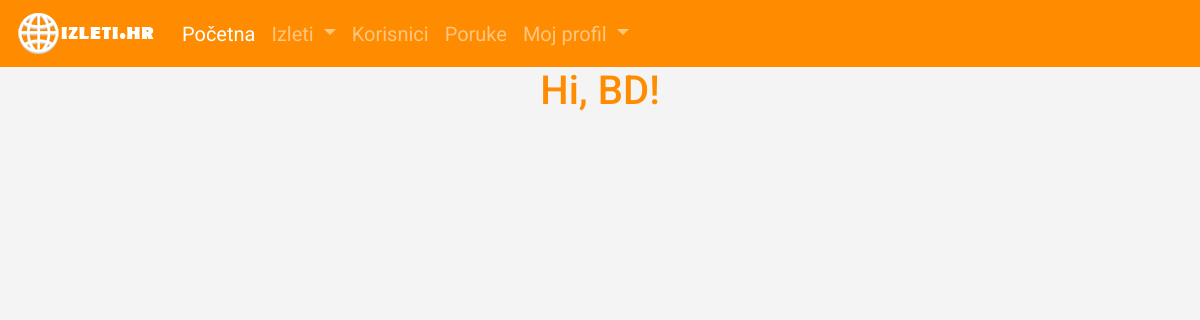
Page /prijatelji (signed in) on the earlier database version.
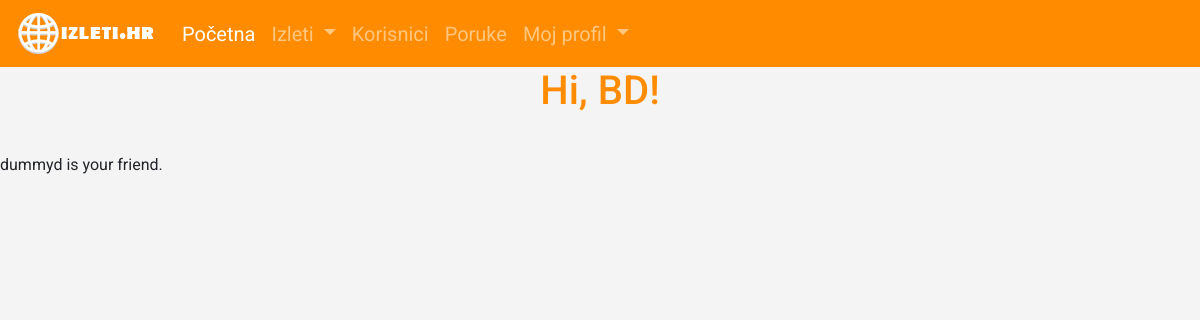
Same page on the later database version.
### app/models.py (models this page shows, shortened)
class User(UserMixin, db.Model):
    id=db.Column(db.Integer,primary_key=True)
    username=db.Column(db.String(64), index=True, unique=True)
    email=db.Column(db.String(120), index=True, unique=True)
    password_hash=db.Column(db.String(128))
    ime=db.Column(db.String(50))
    prezime=db.Column(db.String(64))
    datum_rodjenja=db.Column(db.Date, nullable=True)
    broj_telefona=db.Column(db.String(20), nullable=True)
    o_meni=db.Column(db.String(400), nullable=True)
    profilna_slika=db.Column(db.String(300), nullable=True)
    izleti = db.relationship('Izlet', backref='creator', lazy='dynamic')
    befriended=db.relationship(
        'User',secondary=friends,
        primaryjoin=(friends.c.befriender_id==id),
        secondaryjoin=(friends.c.befriended_id==id),
        backref=db.backref('friends',lazy='dynamic'),lazy='dynamic')

### app/routes.py (the view)
@app.route('/prijatelji')
@login_required
def moji_prijatelji():
    frends=current_user.friends
    return render_template('friends.html', title='Home Page',frends=frends)

### app/models.py (called while the page is built)
@login.user_loader
def load_user(id):
    return User.query.get(int(id))

### app/templates/friends.html
{% extends "base.html" %}
{% block content %}
    <h1>Hi, {{ current_user.username }}!</h1>
    {% for frend in frends %}
    <p>
    {{ frend.username }} is your friend.
    </p>
    {% endfor %}
{% endblock %}

### app/templates/base.html (shortened to what this page needs)
<!DOCTYPE html >
<html>
<head>
  <link rel="stylesheet" href="https://stackpath.bootstrapcdn.com/bootstrap/4.3.1/css/bootstrap.min.css">
  <link rel = "stylesheet" type="text/css" href="{{url_for('static',filename='style_index.css')}}">
  <link rel="stylesheet" href="https://use.fontawesome.com/releases/v5.8.1/css/all.css">
</head>
<body>
  <nav class="navbar navbar-expand-lg navbar-dark" style="background-color: #FF8C00;">
  <a class="navbar-brand" href="#"><img src="static/pictures/logo.png"></a>
  <div class="collapse navbar-collapse" id="navbarSupportedContent">
    <ul class="navbar-nav mr-auto">
      <li class="nav-item active">
        <a class="nav-link" href="{{url_for('index')}}">Početna <span class="sr-only">(current)</span></a>
      <li class="nav-item dropdown">
        <a class="nav-link dropdown-toggle" href="#" id="navbarDropdown" role="button" data-toggle="dropdown" aria-haspopup="true" aria-expanded="false">
          Izleti
        </a>
        <li class="nav-item">
        <a class="nav-link" href="popiskorisnika.html">Korisnici <span class="sr-only">(current)</span></a>
      </li>
      <li class="nav-item">
        <a class="nav-link" href="#">Poruke <span class="sr-only">(current)</span></a>
      </li>
        <li class="nav-item dropdown">
        <a class="nav-link dropdown-toggle" href="#" id="navbarDropdown" role="button" data-toggle="dropdown" aria-haspopup="true" aria-expanded="false">
          Moj profil
        </a>
  </div>
</nav>
{% block content %}
{% endblock %}
</body>
</html>

### app/static/style_index.css (style rules this page uses)
body { font-family: 'Roboto', sans-serif; background-color: #f4f4f4; }
h1,h2,h3,h4 { color:#FF8C00; }
a { color:#FF8C00; }
.navbar-dark .navbar-nav { font-size: 20px !important; }
h1 { text-align:center; padding-bottom: 30px; }
html { -webkit-box-sizing: border-box; -moz-box-sizing: border-box; box-sizing: border-box; }
*, *:before, *:after { -webkit-box-sizing: inherit; -moz-box-sizing: inherit; box-sizing: inherit; }

Differences in the rows shown:
added User: username "dummyd"
